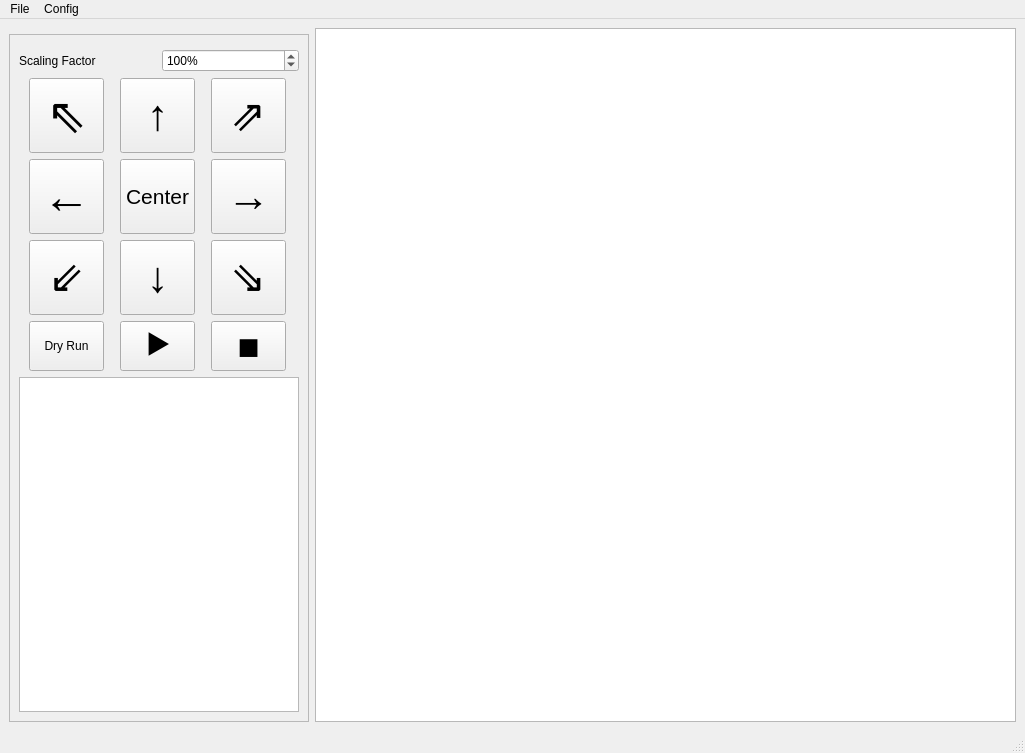
<?xml version="1.0" encoding="UTF-8"?>
<ui version="4.0">
 <class>HPGLPlotter</class>
 <widget class="QMainWindow" name="HPGLPlotter">
  <property name="geometry">
   <rect>
    <x>0</x>
    <y>0</y>
    <width>1025</width>
    <height>753</height>
   </rect>
  </property>
  <property name="minimumSize">
   <size>
    <width>1025</width>
    <height>753</height>
   </size>
  </property>
  <property name="maximumSize">
   <size>
    <width>1025</width>
    <height>753</height>
   </size>
  </property>
  <property name="windowTitle">
   <string>HPGLPlotter</string>
  </property>
  <widget class="QWidget" name="centralwidget">
   <layout class="QGridLayout" name="gridLayout_2">
    <item row="0" column="1" rowspan="2">
     <widget class="QGraphicsView" name="view_plotPreview">
      <property name="minimumSize">
       <size>
        <width>500</width>
        <height>500</height>
       </size>
      </property>
     </widget>
    </item>
    <item row="1" column="0">
     <widget class="QFrame" name="frame">
      <property name="maximumSize">
       <size>
        <width>300</width>
        <height>16777215</height>
       </size>
      </property>
      <property name="frameShape">
       <enum>QFrame::StyledPanel</enum>
      </property>
      <property name="frameShadow">
       <enum>QFrame::Raised</enum>
      </property>
      <layout class="QGridLayout" name="gridLayout">
       <item row="1" column="0">
        <layout class="QGridLayout" name="gridLayout_4">
         <item row="2" column="1">
          <widget class="QPushButton" name="button_down">
           <property name="minimumSize">
            <size>
             <width>75</width>
             <height>75</height>
            </size>
           </property>
           <property name="maximumSize">
            <size>
             <width>75</width>
             <height>75</height>
            </size>
           </property>
           <property name="font">
            <font>
             <pointsize>32</pointsize>
            </font>
           </property>
           <property name="text">
            <string>↓</string>
           </property>
          </widget>
         </item>
         <item row="0" column="1">
          <widget class="QPushButton" name="button_up">
           <property name="minimumSize">
            <size>
             <width>75</width>
             <height>75</height>
            </size>
           </property>
           <property name="maximumSize">
            <size>
             <width>75</width>
             <height>75</height>
            </size>
           </property>
           <property name="font">
            <font>
             <pointsize>32</pointsize>
            </font>
           </property>
           <property name="text">
            <string>↑</string>
           </property>
          </widget>
         </item>
         <item row="1" column="2">
          <widget class="QPushButton" name="button_right">
           <property name="minimumSize">
            <size>
             <width>75</width>
             <height>75</height>
            </size>
           </property>
           <property name="maximumSize">
            <size>
             <width>75</width>
             <height>75</height>
            </size>
           </property>
           <property name="font">
            <font>
             <pointsize>32</pointsize>
            </font>
           </property>
           <property name="text">
            <string>→</string>
           </property>
          </widget>
         </item>
         <item row="0" column="0">
          <widget class="QPushButton" name="button_topLeft">
           <property name="minimumSize">
            <size>
             <width>75</width>
             <height>75</height>
            </size>
           </property>
           <property name="maximumSize">
            <size>
             <width>75</width>
             <height>75</height>
            </size>
           </property>
           <property name="font">
            <font>
             <pointsize>36</pointsize>
             <italic>false</italic>
             <bold>false</bold>
             <underline>false</underline>
             <strikeout>false</strikeout>
             <kerning>false</kerning>
            </font>
           </property>
           <property name="layoutDirection">
            <enum>Qt::LeftToRight</enum>
           </property>
           <property name="text">
            <string>⇖</string>
           </property>
          </widget>
         </item>
         <item row="1" column="1">
          <widget class="QPushButton" name="button_center">
           <property name="minimumSize">
            <size>
             <width>75</width>
             <height>75</height>
            </size>
           </property>
           <property name="maximumSize">
            <size>
             <width>75</width>
             <height>75</height>
            </size>
           </property>
           <property name="font">
            <font>
             <pointsize>16</pointsize>
             <bold>false</bold>
             <underline>false</underline>
             <kerning>false</kerning>
            </font>
           </property>
           <property name="text">
            <string>Center</string>
           </property>
          </widget>
         </item>
         <item row="1" column="0">
          <widget class="QPushButton" name="button_left">
           <property name="minimumSize">
            <size>
             <width>75</width>
             <height>75</height>
            </size>
           </property>
           <property name="maximumSize">
            <size>
             <width>75</width>
             <height>75</height>
            </size>
           </property>
           <property name="font">
            <font>
             <pointsize>36</pointsize>
            </font>
           </property>
           <property name="cursor">
            <cursorShape>ArrowCursor</cursorShape>
           </property>
           <property name="text">
            <string>←</string>
           </property>
          </widget>
         </item>
         <item row="2" column="2">
          <widget class="QPushButton" name="button_bottomRight">
           <property name="minimumSize">
            <size>
             <width>75</width>
             <height>75</height>
            </size>
           </property>
           <property name="maximumSize">
            <size>
             <width>75</width>
             <height>75</height>
            </size>
           </property>
           <property name="font">
            <font>
             <pointsize>32</pointsize>
            </font>
           </property>
           <property name="text">
            <string>⇘</string>
           </property>
          </widget>
         </item>
         <item row="2" column="0">
          <widget class="QPushButton" name="button_bottomLeft">
           <property name="minimumSize">
            <size>
             <width>75</width>
             <height>75</height>
            </size>
           </property>
           <property name="maximumSize">
            <size>
             <width>75</width>
             <height>75</height>
            </size>
           </property>
           <property name="font">
            <font>
             <pointsize>32</pointsize>
            </font>
           </property>
           <property name="text">
            <string>⇙</string>
           </property>
          </widget>
         </item>
         <item row="0" column="2">
          <widget class="QPushButton" name="button_topRight">
           <property name="minimumSize">
            <size>
             <width>75</width>
             <height>75</height>
            </size>
           </property>
           <property name="maximumSize">
            <size>
             <width>75</width>
             <height>75</height>
            </size>
           </property>
           <property name="font">
            <font>
             <pointsize>32</pointsize>
            </font>
           </property>
           <property name="text">
            <string>⇗</string>
           </property>
          </widget>
         </item>
         <item row="3" column="0">
          <widget class="QPushButton" name="button_dryRun">
           <property name="minimumSize">
            <size>
             <width>75</width>
             <height>50</height>
            </size>
           </property>
           <property name="maximumSize">
            <size>
             <width>75</width>
             <height>50</height>
            </size>
           </property>
           <property name="toolTip">
            <string>Run plot with pen up</string>
           </property>
           <property name="text">
            <string>Dry Run</string>
           </property>
          </widget>
         </item>
         <item row="3" column="1">
          <widget class="QPushButton" name="button_startPlot">
           <property name="minimumSize">
            <size>
             <width>75</width>
             <height>50</height>
            </size>
           </property>
           <property name="maximumSize">
            <size>
             <width>75</width>
             <height>50</height>
            </size>
           </property>
           <property name="font">
            <font>
             <pointsize>32</pointsize>
            </font>
           </property>
           <property name="toolTip">
            <string>Run plot</string>
           </property>
           <property name="layoutDirection">
            <enum>Qt::LeftToRight</enum>
           </property>
           <property name="text">
            <string>⯈</string>
           </property>
          </widget>
         </item>
         <item row="3" column="2">
          <widget class="QPushButton" name="button_stopPlot">
           <property name="minimumSize">
            <size>
             <width>75</width>
             <height>50</height>
            </size>
           </property>
           <property name="maximumSize">
            <size>
             <width>75</width>
             <height>50</height>
            </size>
           </property>
           <property name="font">
            <font>
             <pointsize>32</pointsize>
            </font>
           </property>
           <property name="toolTip">
            <string>Stop plot</string>
           </property>
           <property name="text">
            <string>⏹</string>
           </property>
          </widget>
         </item>
        </layout>
       </item>
       <item row="2" column="0">
        <widget class="QTextEdit" name="text_console"/>
       </item>
       <item row="0" column="0">
        <layout class="QHBoxLayout" name="horizontalLayout">
         <property name="topMargin">
          <number>5</number>
         </property>
         <item>
          <widget class="QLabel" name="label_scalingFactor">
           <property name="text">
            <string>Scaling Factor</string>
           </property>
          </widget>
         </item>
         <item>
          <widget class="QSpinBox" name="spinBox_scalingFactor">
           <property name="suffix">
            <string>%</string>
           </property>
           <property name="minimum">
            <number>-1000</number>
           </property>
           <property name="maximum">
            <number>1000</number>
           </property>
           <property name="stepType">
            <enum>QAbstractSpinBox::AdaptiveDecimalStepType</enum>
           </property>
           <property name="value">
            <number>100</number>
           </property>
           <property name="displayIntegerBase">
            <number>10</number>
           </property>
          </widget>
         </item>
        </layout>
       </item>
      </layout>
     </widget>
    </item>
   </layout>
  </widget>
  <widget class="QMenuBar" name="menubar">
   <property name="geometry">
    <rect>
     <x>0</x>
     <y>0</y>
     <width>1025</width>
     <height>22</height>
    </rect>
   </property>
   <widget class="QMenu" name="menuFile">
    <property name="title">
     <string>File</string>
    </property>
    <addaction name="action_open"/>
    <addaction name="action_importHPGL"/>
    <addaction name="separator"/>
    <addaction name="action_exportHPGL"/>
   </widget>
   <widget class="QMenu" name="menuConfig">
    <property name="title">
     <string>Config</string>
    </property>
    <addaction name="action_penConfig"/>
    <addaction name="action_plotterConfig"/>
    <addaction name="action_viewConfig"/>
   </widget>
   <addaction name="menuFile"/>
   <addaction name="menuConfig"/>
  </widget>
  <widget class="QStatusBar" name="statusbar"/>
  <action name="action_open">
   <property name="text">
    <string>Open...</string>
   </property>
  </action>
  <action name="action_exportHPGL">
   <property name="text">
    <string>Export HPGL</string>
   </property>
  </action>
  <action name="action_importHPGL">
   <property name="text">
    <string>Import HPGL</string>
   </property>
  </action>
  <action name="action_penConfig">
   <property name="text">
    <string>Pen Config</string>
   </property>
  </action>
  <action name="action_plotterConfig">
   <property name="text">
    <string>Plotter Config</string>
   </property>
  </action>
  <action name="action_viewConfig">
   <property name="text">
    <string>View Config</string>
   </property>
  </action>
 </widget>
 <resources/>
 <connections/>
</ui>
